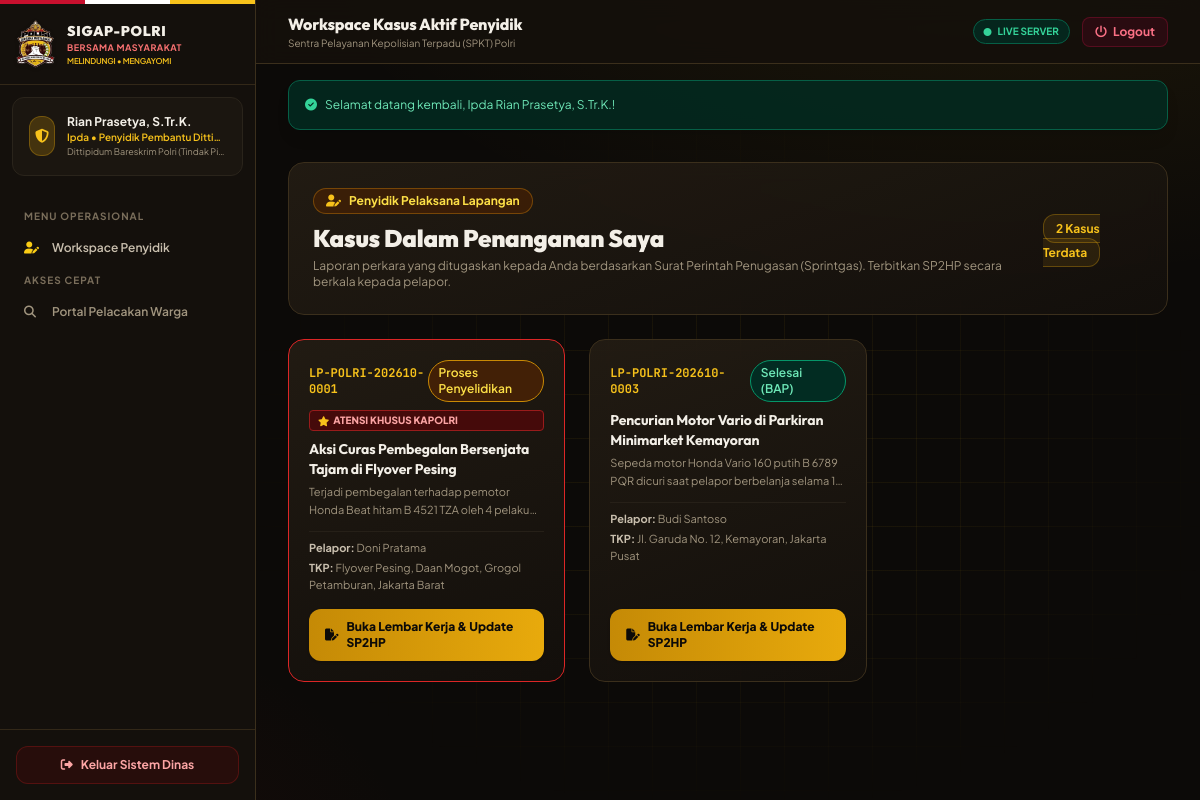
The page /public/investigator (signed in) on the database its author committed.
### tables this page shows
CREATE TABLE IF NOT EXISTS `users` (
    `id` INT AUTO_INCREMENT PRIMARY KEY,
    `nrp` VARCHAR(50) NULL UNIQUE COMMENT 'Nomor Registrasi Pokok Anggota Polri (kosong jika warga)',
    `nik` VARCHAR(16) NULL UNIQUE COMMENT 'NIK KTP Pelapor (kosong jika personil dinas)',
    `name` VARCHAR(150) NOT NULL,
    `email` VARCHAR(100) NULL,
    `phone` VARCHAR(25) NOT NULL,
    `password_hash` VARCHAR(255) NOT NULL,
    `role` ENUM(
        'ROLE_CITIZEN',
        'ROLE_SPKT_OPERATOR',
        'ROLE_CYBER_HUMAS',
        'ROLE_SATKER_HEAD',
        'ROLE_SATKER_ADMIN',
        'ROLE_INVESTIGATOR',
        'ROLE_INTERNAL_AFFAIRS',
        'ROLE_EXECUTIVE',
        'ROLE_SUPERADMIN'
    ) NOT NULL DEFAULT 'ROLE_CITIZEN',
    `satker_id` INT NULL,
    `rank` VARCHAR(50) NULL COMMENT 'Pangkat Personil: Bripka, Iptu, Kombes, Irjen, dll',
    `position` VARCHAR(100) NULL COMMENT 'Jabatan struktural',
    `avatar_url` VARCHAR(255) NULL,
    `is_active` TINYINT(1) NOT NULL DEFAULT 1,
    `created_at` TIMESTAMP DEFAULT CURRENT_TIMESTAMP,
    `updated_at` TIMESTAMP DEFAULT CURRENT_TIMESTAMP ON UPDATE CURRENT_TIMESTAMP,
    CONSTRAINT `fk_users_satker` FOREIGN KEY (`satker_id`) REFERENCES `satkers`(`id`) ON DELETE SET NULL,
    INDEX `idx_users_role` (`role`),
    INDEX `idx_users_nik` (`nik`),
    INDEX `idx_users_phone` (`phone`)
);

CREATE TABLE IF NOT EXISTS `satkers` (
    `id` INT AUTO_INCREMENT PRIMARY KEY,
    `parent_id` INT NULL,
    `type` ENUM('MABES', 'POLDA', 'DIREKTORAT', 'POLRES', 'POLSEK') NOT NULL DEFAULT 'POLDA',
    `code` VARCHAR(50) NOT NULL UNIQUE,
    `name` VARCHAR(150) NOT NULL,
    `address` TEXT NULL,
    `phone` VARCHAR(30) NULL,
    `latitude` DECIMAL(10, 8) NULL,
    `longitude` DECIMAL(11, 8) NULL,
    `created_at` TIMESTAMP DEFAULT CURRENT_TIMESTAMP,
    CONSTRAINT `fk_satkers_parent` FOREIGN KEY (`parent_id`) REFERENCES `satkers`(`id`) ON DELETE SET NULL
);

CREATE TABLE IF NOT EXISTS `reports` (
    `id` INT AUTO_INCREMENT PRIMARY KEY,
    `ticket_number` VARCHAR(50) NOT NULL UNIQUE COMMENT 'Format: LP-POLRI-YYYYMM-XXXX',
    `security_pin` VARCHAR(6) NOT NULL COMMENT 'PIN 6-digit untuk pelacakan tiket publik',
    `source_channel` ENUM(
        'WEB_PORTAL',
        'WHATSAPP_BOT',
        'TWITTER_X',
        'INSTAGRAM',
        'FACEBOOK',
        'TIKTOK',
        'CALL_CENTER_110'
    ) NOT NULL DEFAULT 'WEB_PORTAL',
    `social_feed_id` INT NULL,
    `social_post_url` VARCHAR(255) NULL,
    `reporter_id` INT NULL,
    `is_anonymous` TINYINT(1) NOT NULL DEFAULT 0 COMMENT '1: Rahasiakan identitas dari publik/terlapor',
    `reporter_name_raw` VARCHAR(150) NOT NULL,
    `reporter_nik_raw` VARCHAR(16) NULL,
    `reporter_phone` VARCHAR(25) NOT NULL,
    `category_id` INT NOT NULL,
    `title` VARCHAR(200) NOT NULL,
    `description` TEXT NOT NULL,
    `incident_date` DATE NOT NULL,
    `incident_time` TIME NULL,
    `incident_location` TEXT NOT NULL,
    `latitude` DECIMAL(10, 8) NULL,
    `longitude` DECIMAL(11, 8) NULL,
    `current_satker_id` INT NULL,
    `assigned_investigator_id` INT NULL,
    `status` ENUM(
        'DRAFT',
        'SUBMITTED',
        'VERIFIED_SPKT',
        'DISPATCHED',
        'ASSIGNED',
        'INVESTIGATING',
        'CLOSED',
        'REJECTED'
    ) NOT NULL DEFAULT 'SUBMITTED',
    `urgency_level` ENUM('NORMAL', 'HIGH', 'EMERGENCY') NOT NULL DEFAULT 'NORMAL',
    `is_kapolda_attention` TINYINT(1) NOT NULL DEFAULT 0,
    `kapolda_attention_at` DATETIME NULL,
    `rejection_reason` TEXT NULL,
    `sla_deadline` DATETIME NULL,
    `closed_at` DATETIME NULL,
    `created_at` TIMESTAMP DEFAULT CURRENT_TIMESTAMP,
    `updated_at` TIMESTAMP DEFAULT CURRENT_TIMESTAMP ON UPDATE CURRENT_TIMESTAMP,
    CONSTRAINT `fk_reports_reporter` FOREIGN KEY (`reporter_id`) REFERENCES `users`(`id`) ON DELETE SET NULL,
    CONSTRAINT `fk_reports_category` FOREIGN KEY (`category_id`) REFERENCES `report_categories`(`id`),
    CONSTRAINT `fk_reports_satker` FOREIGN KEY (`current_satker_id`) REFERENCES `satkers`(`id`) ON DELETE SET NULL,
    CONSTRAINT `fk_reports_investigator` FOREIGN KEY (`assigned_investigator_id`) REFERENCES `users`(`id`) ON DELETE SET NULL,
    CONSTRAINT `fk_reports_social` FOREIGN KEY (`social_feed_id`) REFERENCES `social_feeds`(`id`) ON DELETE SET NULL,
    INDEX `idx_reports_ticket` (`ticket_number`),
    INDEX `idx_reports_status` (`status`),
    INDEX `idx_reports_kapolda` (`is_kapolda_attention`),
    INDEX `idx_reports_created` (`created_at`)
);

### app/views/backoffice/investigator_list.php (the view, shortened to what the rows shown need)
<div class="space-y-6">
  <div class="flex flex-col sm:flex-row sm:items-center justify-between gap-4 polri-glass-card p-6 rounded-2xl border border-[#3B2F1C]">
    <div>
      <h2 class="text-xl sm:text-2xl font-black text-slate-100 font-heading">
        Kasus Dalam Penanganan Saya
      </h2>
    </div>
  </div>
  <div class="grid md:grid-cols-2 lg:grid-cols-3 gap-6">
    <?php if (empty($reports)): ?>
      <div class="col-span-full text-center py-12 polri-glass-card rounded-2xl text-slate-500 text-xs">
        <i class="fas fa-folder-open text-3xl mb-2 text-slate-600 block"></i>
        Saat ini tidak ada laporan perkara yang sedang Anda tangani.
      </div>
    <?php else: ?>
      <?php foreach ($reports as $r): ?>
        <div class="polri-glass-card rounded-2xl p-5 border <?= $r['is_kapolda_attention'] ? 'border-red-600 animate-kapolda-pulse' : 'border-[#3B2F1C]' ?> flex flex-col justify-between">
          <div>
            <div class="flex items-center justify-between mb-2">
              <span class="font-mono font-bold text-amber-400 text-xs"><?= htmlspecialchars($r['ticket_number']) ?></span>
              <?= \App\Config\Constants::getStatusBadge($r['status']) ?>
            </div>
            <?php if ($r['is_kapolda_attention']): ?>
              <div class="mb-2 px-2 py-0.5 rounded bg-red-950 text-red-300 border border-red-800 text-[10px] font-black flex items-center gap-1">
                <i class="fas fa-star text-amber-400"></i> ATENSI KHUSUS KAPOLRI
              </div>
            <?php endif; ?>
            <h3 class="text-sm font-bold text-slate-100 mb-1 line-clamp-2"><?= htmlspecialchars($r['title']) ?></h3>
            <p class="text-[11px] text-slate-400 line-clamp-2 mb-3 leading-relaxed"><?= htmlspecialchars($r['description']) ?></p>
            <div class="text-[11px] text-slate-400 space-y-1 border-t border-slate-800/80 pt-2 mb-4">
              <div><b class="text-slate-300">Pelapor:</b> <?= htmlspecialchars($r['is_anonymous'] ? 'Whistleblower (Disamarkan)' : $r['reporter_name_raw']) ?></div>
              <div><b class="text-slate-300">TKP:</b> <?= htmlspecialchars($r['incident_location']) ?></div>
            </div>
          </div>
          <div>
            <a href="<?= $baseUrl ?>/investigator/detail/<?= $r['id'] ?>"
               class="w-full py-2.5 px-4 bg-gradient-to-r from-amber-600 to-amber-500 hover:from-amber-500 hover:to-amber-400 text-slate-950 font-black rounded-xl text-xs transition-all shadow flex items-center justify-center gap-2">
              <i class="fas fa-file-pen"></i>
              <span>Buka Lembar Kerja & Update SP2HP</span>
            </a>
          </div>
        </div>
      <?php endforeach; ?>
    <?php endif; ?>
  </div>
</div>

### app/config/Constants.php (shortened to what the rows shown need)
<?php
class Constants
{
    public static function getStatusBadge(string $status): string
    {
        return match ($status) {
            self::STATUS_DRAFT => '<span class="px-2.5 py-1 text-xs font-semibold rounded-full bg-slate-800 text-slate-300 border border-slate-700">Draf</span>',
            self::STATUS_SUBMITTED => '<span class="px-2.5 py-1 text-xs font-semibold rounded-full bg-blue-950 text-blue-300 border border-blue-800 animate-pulse">Menunggu Verifikasi</span>',
            self::STATUS_VERIFIED_SPKT => '<span class="px-2.5 py-1 text-xs font-semibold rounded-full bg-indigo-950 text-indigo-300 border border-indigo-800">Terverifikasi SPKT</span>',
            self::STATUS_DISPATCHED => '<span class="px-2.5 py-1 text-xs font-semibold rounded-full bg-amber-950 text-amber-300 border border-amber-700">Didisposisikan</span>',
            self::STATUS_ASSIGNED => '<span class="px-2.5 py-1 text-xs font-semibold rounded-full bg-cyan-950 text-cyan-300 border border-cyan-700">Penunjukan Penyidik</span>',
            self::STATUS_INVESTIGATING => '<span class="px-2.5 py-1 text-xs font-semibold rounded-full bg-yellow-950 text-yellow-300 border border-yellow-600">Proses Penyelidikan</span>',
            self::STATUS_CLOSED => '<span class="px-2.5 py-1 text-xs font-semibold rounded-full bg-emerald-950 text-emerald-300 border border-emerald-600">Selesai (BAP)</span>',
            self::STATUS_REJECTED => '<span class="px-2.5 py-1 text-xs font-semibold rounded-full bg-rose-950 text-rose-300 border border-rose-800">Ditolak</span>',
            default => '<span class="px-2.5 py-1 text-xs font-semibold rounded-full bg-gray-800 text-gray-300">'.htmlspecialchars($status, ENT_QUOTES, 'UTF-8').'</span>'
        };
    }
}

### app/views/layouts/admin.php (shortened to what the rows shown need)
<!DOCTYPE html>
<html lang="id">
<head>
  <?php require __DIR__ . "/_head.php"; ?>
  <link rel="stylesheet" href="https://unpkg.com/leaflet@1.9.4/dist/leaflet.css" />
</head>
<body class="bg-[#0C0A08] text-slate-100 min-h-screen flex selection:bg-amber-500 selection:text-slate-950">
  <aside id="sidebar" aria-label="Menu navigasi"
         class="w-64 bg-[#14100C] border-r border-[#3B2F1C] flex flex-col justify-between flex-shrink-0 h-screen overflow-y-auto fixed inset-y-0 left-0 z-50 -translate-x-full transition-transform duration-200 md:sticky md:top-0 md:translate-x-0">
    <div>
      <div class="p-4 mx-3 my-3 rounded-xl bg-[#1B1610] border border-slate-800 flex items-center gap-3">
        <div class="overflow-hidden">
          <div class="text-xs font-bold text-slate-100 truncate"><?= htmlspecialchars($authUser['name'] ?? 'Personil') ?></div>
          <div class="text-[10px] text-amber-400 font-semibold truncate"><?= htmlspecialchars($authUser['rank'] ?? 'Polri') ?> • <?= htmlspecialchars($authUser['position'] ?? 'Staf') ?></div>
          <div class="text-[9px] text-slate-400 truncate"><?= htmlspecialchars($authUser['satker_name'] ?? 'Mabes Polri') ?></div>
        </div>
      </div>
    </div>
  </aside>
  <div class="flex-1 flex flex-col min-w-0">
    <header class="h-16 bg-[#14100C]/90 border-b border-[#3B2F1C] px-4 sm:px-8 flex items-center justify-between sticky top-0 z-40 backdrop-blur-md">
      <div class="flex items-center gap-3">
        <div>
          <h1 class="text-sm sm:text-base font-extrabold text-slate-100 font-heading">
            <?= htmlspecialchars($pageTitle ?? 'Dashboard Operasional') ?>
          </h1>
        </div>
      </div>
    </header>
    <main class="hud-grid relative isolate flex-1 p-4 sm:p-8">
      <?= $content ?>
    </main>
  </div>
</body>
</html>

### rows shown on the page
users: name "Rian Prasetya, S.Tr.K.", rank "Ipda", position "Penyidik Pembantu Ditti…", satker.name "Dittipidum Bareskrim Polri (Tindak Pi…"
reports: ticket_number "LP-POLRI-202610-0001", status "Proses Penyelidikan", is_kapolda_attention 1 (drawn), title "Aksi Curas Pembegalan Bersenjata Tajam di Flyover Pesing", description "Terjadi pembegalan terhadap pemotor Honda Beat hitam B 4521 TZA oleh 4…", reporter_name_raw "Doni Pratama", incident_location "Flyover Pesing, Daan Mogot, Grogol Petamburan, Jakarta Barat"
reports: ticket_number "LP-POLRI-202610-0003", status "Selesai (BAP)", title "Pencurian Motor Vario di Parkiran Minimarket Kemayoran", description "Sepeda motor Honda Vario 160 putih B 6789 PQR dicuri saat pelapor berbelanja selama…", reporter_name_raw "Budi Santoso", incident_location "Jl. Garuda No. 12, Kemayoran, Jakarta Pusat"

### other values the page prints
$pageTitle "Workspace Kasus Aktif Penyidik"
$pager['total'] "2"
